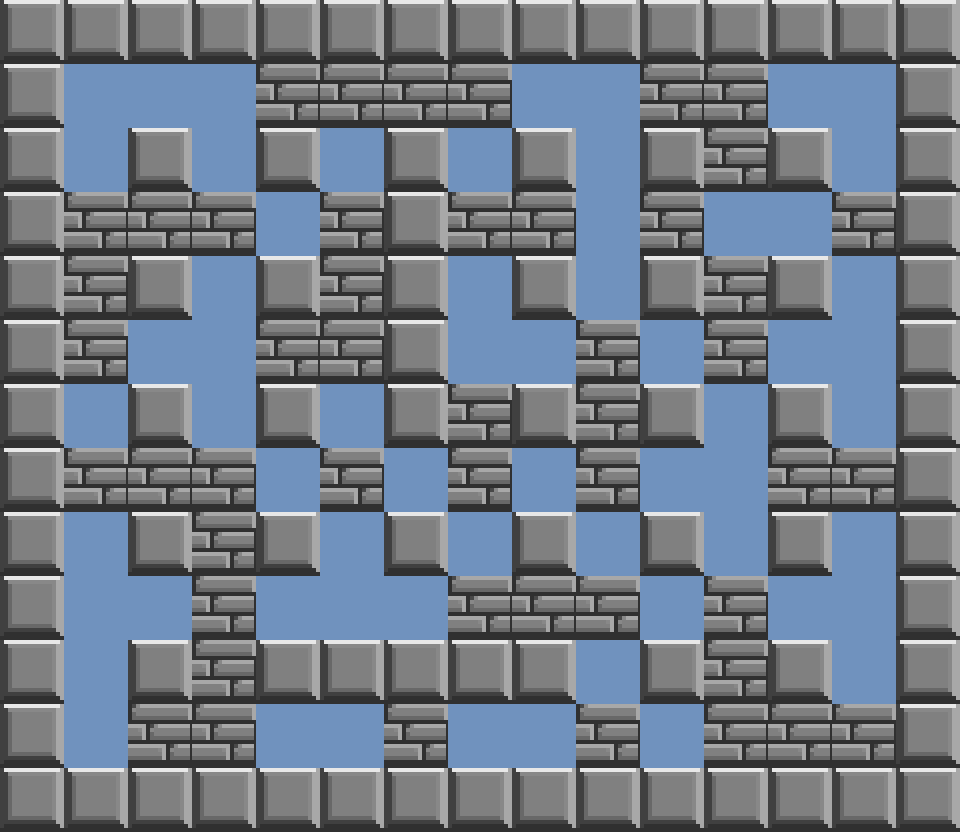

This is a level from a 2D game, rendered from its Tiled map with the project's own tilesets. A one-line summary and the complete map file follow:
An orthogonal 15x13 tile map with 64x64 px tiles, 1 tile layer (Calque de Tuiles 1).

<map version="1.8" tiledversion="1.8.4" orientation="orthogonal" renderorder="right-down" width="15" height="13" tilewidth="64" tileheight="64" infinite="0" nextlayerid="2" nextobjectid="1">
 <editorsettings>
  <export target="Stage-1-3.tmx" format="tmx" />
 </editorsettings>
 <tileset firstgid="1" source="../tiles/Stage-1-1.tsx" />
 <layer id="1" name="Calque de Tuiles 1" width="15" height="13">
  <data encoding="csv">
2,2,2,2,2,2,2,2,2,2,2,2,2,2,2,
2,4,4,4,3,3,3,3,4,1,7,3,4,4,2,
2,4,2,4,2,4,2,4,2,4,2,3,2,4,2,
2,3,6,3,4,3,2,3,3,9,3,4,4,3,2,
2,3,2,4,2,3,2,4,2,4,2,3,2,4,2,
2,3,4,4,3,3,2,4,4,3,4,3,4,4,2,
2,4,2,4,2,4,2,3,2,3,2,4,2,4,2,
2,3,3,3,4,3,4,3,4,3,4,4,3,3,2,
2,4,2,8,2,4,2,4,2,4,2,4,2,4,2,
2,4,4,3,4,1,4,3,3,3,4,3,4,4,2,
2,4,2,7,2,2,2,2,2,4,2,3,2,4,2,
2,4,3,3,4,4,3,4,4,3,4,3,6,3,2,
2,2,2,2,2,2,2,2,2,2,2,2,2,2,2
</data>
 </layer>
</map>